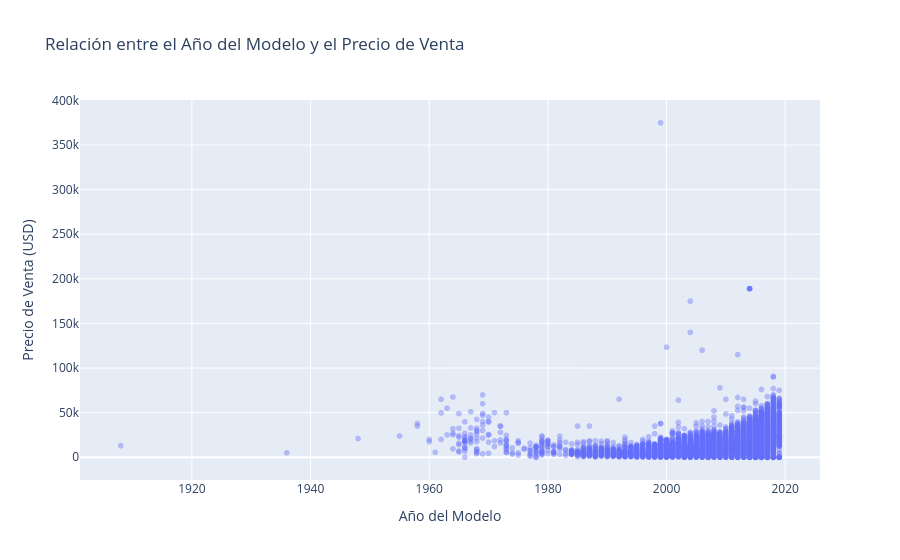

The notebook cell saved with this chart:
### Markdown cell above
2. Relación de Depreciación: Precio vs. Año del Modelo (price vs model_year)
Objetivo: Evaluar la correlación económica clásica: ¿Cómo impacta el paso del tiempo en el valor de reventa de un automóvil? Visualizar esto nos ayudará a detectar tendencias de precios por rangos de año y aislar posibles valores atípicos (outliers).

### Code cell
# Gráfico 2: Relación entre el Año del Modelo y el Precio
fig_scatter = px.scatter(
    vehicles_df, 
    x='model_year', 
    y='price', 
    title='Relación entre el Año del Modelo y el Precio de Venta',
    labels={'model_year': 'Año del Modelo', 'price': 'Precio ($)'},
    opacity=0.4, 
    color_discrete_sequence=['#636EFA'] 
)

# Ajustar los ejes para que el gráfico sea más legible
fig_scatter.update_layout(
    xaxis_title='Año del Modelo',
    yaxis_title='Precio de Venta (USD)'
)

fig_scatter.show()

### Figure 1 — Plotly figure (JSON) as saved in the notebook; plotly's stock layout.template omitted (floating-point values rounded to 4 significant figures; data arrays with more than 128 entries replaced by an {"elided": "..."} marker saying what was removed)
{"data": [{"hovertemplate": "Año del Modelo=%{x}<br>Precio ($)=%{y}<extra></extra>", "legendgroup": "", "marker": {"color": "#636EFA", "opacity": 0.4, "symbol": "circle"}, "mode": "markers", "name": "", "showlegend": false, "type": "scattergl", "x": {"elided": "36419 int values"}, "xaxis": "x", "y": {"elided": "36419 int values"}, "yaxis": "y"}], "layout": {"legend": {"tracegroupgap": 0}, "title": {"text": "Relación entre el Año del Modelo y el Precio de Venta"}, "xaxis": {"anchor": "y", "domain": [0, 1], "title": {"text": "Año del Modelo"}}, "yaxis": {"anchor": "x", "domain": [0, 1], "title": {"text": "Precio de Venta (USD)"}}}}
